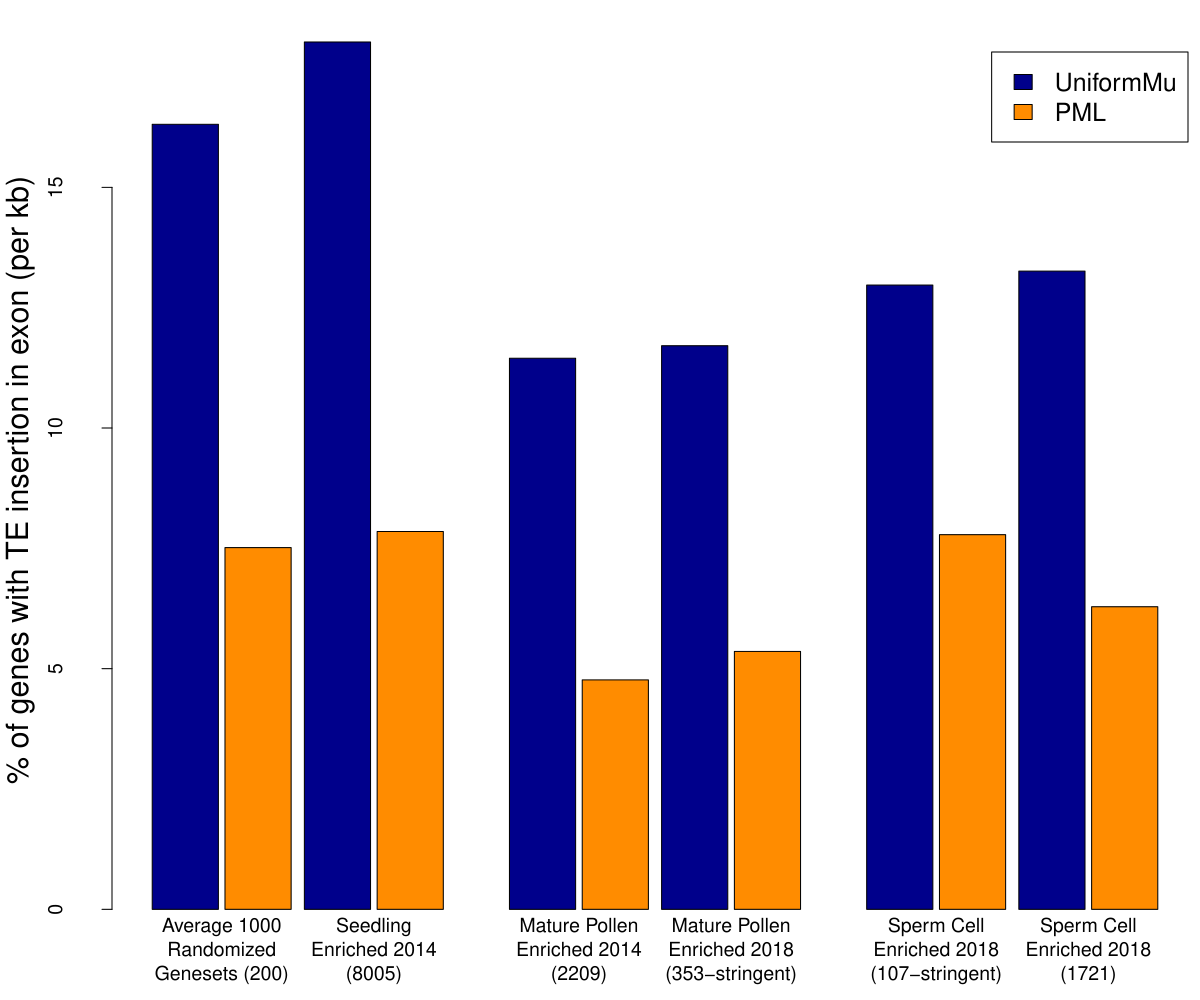

Write R code to recreate this figure.
##
## Make a bar plot of John's RRM data
##
##                                              UniformMu     PML
## Average_1000_Randomized_Genesets (200)          0.1631 0.07516
## Seedling_Enriched_2014 (8005)                   0.1802 0.07850
## MaturePollen_Enriched_2014 (2209)               0.1145 0.04767
## MaturePollen_Enriched_2018 (353 - stringent)    0.1171 0.05358
## SpermCell_Enriched_2018 (107 - stringent)       0.1297 0.07784
## SpermCell_Enriched_2018 (1721)                  0.1326 0.06287

names = c(
    "Average 1000\nRandomized\nGenesets (200)",
    "Seedling\nEnriched 2014\n(8005)",
    "Mature Pollen\nEnriched 2014\n(2209)",
    "Mature Pollen\nEnriched 2018\n(353-stringent)",
    "Sperm Cell\nEnriched 2018\n(107-stringent)",
    "Sperm Cell\nEnriched 2018\n(1721)"
)

rrmdata = matrix(nrow=2,
                 c(
                     0.1631,0.07516,
                     0.1802,0.07850,
                     0.1145,0.04767,
                     0.1171,0.05358,
                     0.1297,0.07784,
                     0.1326,0.06287
                 )
                 )

## default mar=c(5,4,4,2)+0.1; bottom, left, top, right
## default mgp=mgp=c(3,1,0); axis titles, axis labels, axis line
op = par(mar=c(4,5.5,2,0)+0.1, mgp=c(4,2.3,0), cex.main=1.0, cex.lab=1.8, cex.axis=1.2) 

barplot(rrmdata*100.0, names.arg=names,
        # main="(#) = number of genes analyzed",
        ylab="% of genes with TE insertion in exon (per kb)",
        col=c("darkblue","darkorange"),
        legend = c("UniformMu","PML"),
        space=c(0,0.1,0.2,0.1,1,0.1,0.2,0.1,1,0.1,0.2,0.1),
        beside=TRUE,
        border="black",
        args.legend=list(cex=1.5)
        )

par(op)
